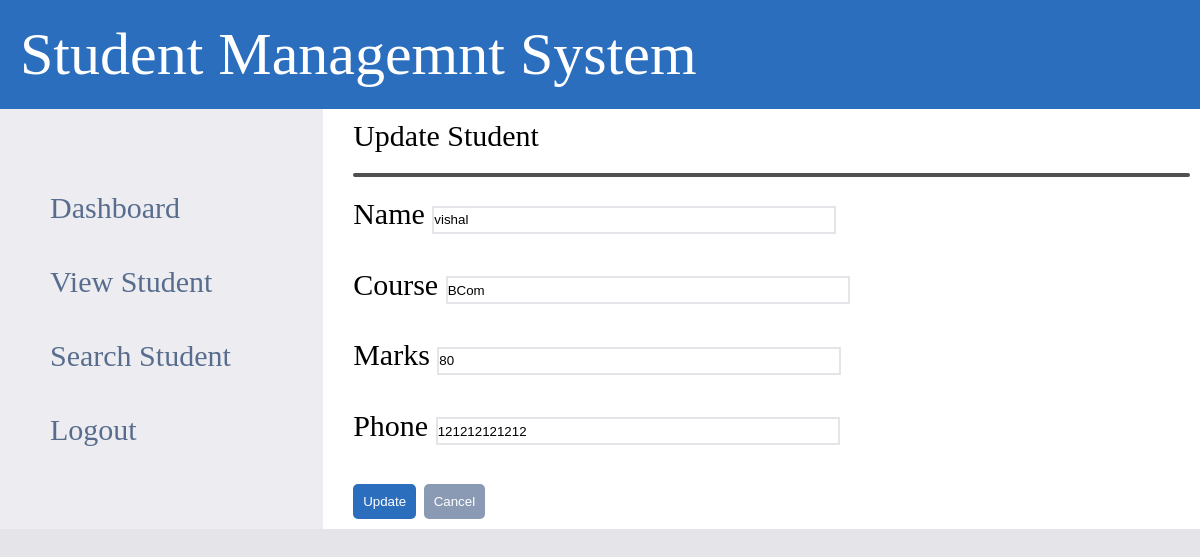
/update_student/3, run on the app's committed database.
### tables this page shows
CREATE TABLE students(
id INTEGER PRIMARY KEY AUTOINCREMENT,
name TEXT,
course TEXT,
enrollmentNumber VARCHAR,
phone INTEGER
);

### app.py (the view, shortened to what this page needs)
@app.route("/update_student/<int:id>", methods = ["GET","POST"])
def update_student(id):
    conn = sqlite3.connect("student.db")
    cursor = conn.cursor()
    cursor.execute("SELECT * FROM students WHERE id = ?", (id,))
    student = cursor.fetchone()
    conn.close()
    return render_template("update_student.html",student = student)

### templates/update_student.html (shortened to what this page needs)
<!DOCTYPE html>
<html lang="en">
<head>
    <link rel="stylesheet" href="{{ url_for('static', filename='style.css') }}">
    <link rel="stylesheet" type="text/css"
        href="https://cdn.jsdelivr.net/npm/@phosphor-icons/web@2.1.1/src/regular/style.css" />
    <link rel="stylesheet" type="text/css"
        href="https://cdn.jsdelivr.net/npm/@phosphor-icons/web@2.1.1/src/fill/style.css" />
</head>
<body>
    <p class="heading">Student Managemnt System</p>
    <div class="container">
        <div class="nav">
            <div>
                <a href="/dashboard">Dashboard</a><br>
            </div>
            <div>
                <a href="/view_student">View Student</a><br>
            </div>
            <div>
                <a href="/search_student">Search Student</a><br>
            </div>
            <div>
                <a href="/">Logout</a><br>
            </div>
        </div>
        <div class="main">
            <div class="head">
                <div>
                    Update Student
                </div>
            </div>
            <hr>
            <form method="POST">
                <label>Name</label>
                <input type="text" name="studentName" value="{{ student[1] }}">
                <br><br>
                <label>Course</label>
                <input type="text" name="studentCourse" value="{{ student[2] }}">
                <br><br>
                <label>Marks</label>
                <input type="text" name="studentMarks" value="{{ student[3] }}">
                <br><br>
                <label>Phone</label>
                <input type="text" name="studentPhone" value="{{ student[4] }}">
                <br><br>
                <div class="button">
                    <button type="submit" class="Save">Update</button>
                    <a href="/view_student"><button type="button" class="Reset">Cancel</button></a>
                </div>
            </form>
        </div>
    </div>
</body>
</html>

### static/style.css (style rules this page uses)
* { margin: 0; padding: 0; }
body { background-color: #e5e5e9; }
.heading { background-color: #2c6ebe; color: white; padding: 20px; font-size: 60px; }
.container { display: flex; font-size: 30px; }
.main { background-color: white; display: flex; width: 100%; max-width: 100%; max-height: 100%; padding: 10px; padding-left: 30px; flex-direction: column; justify-content: center; }
input { width: 50vh; height: 3vh; border: 2px solid #e5e5e9; }
a { color: #586d8e; text-decoration: none; }
.nav { background-color: #ededf1; color: #586d8e; display: flex; flex-direction: column; justify-content: center; width: 40vh; padding: 50px; gap: 40px; }
.Save { background-color: #2c6ebe; color: white; padding: 10px; border: none; text-align: center; cursor: pointer; border-radius: 5px; }
.Reset { background-color: #8a9ab4; color: white; padding: 10px; border: none; text-align: center; cursor: pointer; border-radius: 5px; }
.head { display: flex; }
hr { border: 2px solid #505050; border-radius: 2px; margin-top: 20px; margin-bottom: 20px; }

### data on the page
students: studentName "vishal", studentCourse "BCom", studentMarks "80", studentPhone "121212121212"
